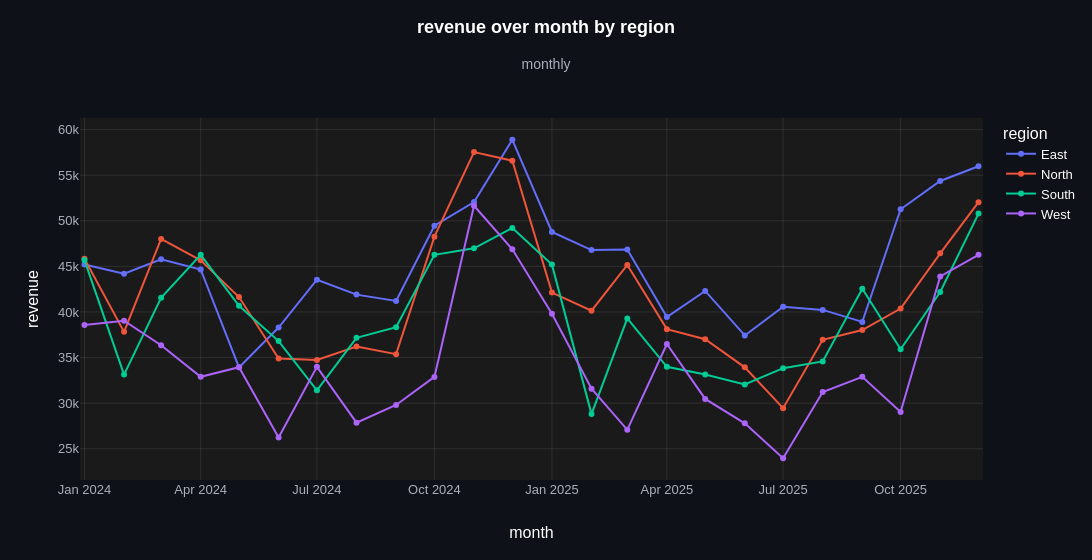

The code cell stored with this chart in its notebook:
### Markdown cell above
**`color`** (`str or None, default None`): the column that splits the rows into one
line per value (long format). Monthly revenue per customer region, stacked in one
column as a `GROUP BY month, region` returns it.

### Code cell
by_region = db.sql("""
    SELECT date_trunc('month', order_date) AS month, region, SUM(revenue) AS revenue
    FROM orders JOIN customers USING (customer_id)
    GROUP BY month, region
    ORDER BY month, region
""").pl()

ev.line_plot(by_region, "month", "revenue", color="region")

### Figure 1 — Plotly figure (JSON) as saved in the notebook; plotly's stock layout.template omitted (floating-point values rounded to 4 significant figures)
{"data": [{"cliponaxis": false, "connectgaps": false, "hovertemplate": "%{hovertext}<extra></extra>", "hovertext": ["East: <b>45.21k</b>", "East: <b>44.18k</b>", "East: <b>45.77k</b>", "East: <b>44.66k</b>", "East: <b>33.93k</b>", "East: <b>38.29k</b>", "East: <b>43.54k</b>", "East: <b>41.9k</b>", "East: <b>41.2k</b>", "East: <b>49.46k</b>", "East: <b>52.06k</b>", "East: <b>58.87k</b>", "East: <b>48.77k</b>", "East: <b>46.78k</b>", "East: <b>46.84k</b>", "East: <b>39.44k</b>", "East: <b>42.3k</b>", "East: <b>37.43k</b>", "East: <b>40.58k</b>", "East: <b>40.23k</b>", "East: <b>38.91k</b>", "East: <b>51.26k</b>", "East: <b>54.36k</b>", "East: <b>55.97k</b>"], "legendgroup": "East", "legendrank": 1, "line": {"color": "#636EFA", "shape": "linear", "width": 2}, "marker": {"color": "#636EFA", "size": 6}, "meta": {"group": "East", "role": "data"}, "mode": "lines+markers", "name": "East", "showlegend": true, "type": "scatter", "x": ["2024-01-01T00:00:00", "2024-02-01T00:00:00", "2024-03-01T00:00:00", "2024-04-01T00:00:00", "2024-05-01T00:00:00", "2024-06-01T00:00:00", "2024-07-01T00:00:00", "2024-08-01T00:00:00", "2024-09-01T00:00:00", "2024-10-01T00:00:00", "2024-11-01T00:00:00", "2024-12-01T00:00:00", "2025-01-01T00:00:00", "2025-02-01T00:00:00", "2025-03-01T00:00:00", "2025-04-01T00:00:00", "2025-05-01T00:00:00", "2025-06-01T00:00:00", "2025-07-01T00:00:00", "2025-08-01T00:00:00", "2025-09-01T00:00:00", "2025-10-01T00:00:00", "2025-11-01T00:00:00", "2025-12-01T00:00:00"], "y": [45210.0, 44180.0, 45770.0, 44660.0, 33930.0, 38290.0, 43540.0, 41900.0, 41200.0, 49460.0, 52060.0, 58870.0, 48770.0, 46780.0, 46840.0, 39440.0, 42300.0, 37430.0, 40580.0, 40230.0, 38910.0, 51260.0, 54360.0, 55970.0]}, {"cliponaxis": false, "connectgaps": false, "hovertemplate": "%{hovertext}<extra></extra>", "hovertext": ["North: <b>45.83k</b>", "North: <b>37.82k</b>", "North: <b>48.01k</b>", "North: <b>45.66k</b>", "North: <b>41.63k</b>", "North: <b>34.9k</b>", "North: <b>34.74k</b>", "North: <b>36.2k</b>", "North: <b>35.37k</b>", "North: <b>48.26k</b>", "North: <b>57.53k</b>", "North: <b>56.59k</b>", "North: <b>42.13k</b>", "North: <b>40.13k</b>", "North: <b>45.15k</b>", "North: <b>38.11k</b>", "North: <b>37.01k</b>", "North: <b>33.93k</b>", "North: <b>29.45k</b>", "North: <b>36.94k</b>", "North: <b>38.02k</b>", "North: <b>40.38k</b>", "North: <b>46.43k</b>", "North: <b>52.04k</b>"], "legendgroup": "North", "legendrank": 2, "line": {"color": "#EF553B", "shape": "linear", "width": 2}, "marker": {"color": "#EF553B", "size": 6}, "meta": {"group": "North", "role": "data"}, "mode": "lines+markers", "name": "North", "showlegend": true, "type": "scatter", "x": ["2024-01-01T00:00:00", "2024-02-01T00:00:00", "2024-03-01T00:00:00", "2024-04-01T00:00:00", "2024-05-01T00:00:00", "2024-06-01T00:00:00", "2024-07-01T00:00:00", "2024-08-01T00:00:00", "2024-09-01T00:00:00", "2024-10-01T00:00:00", "2024-11-01T00:00:00", "2024-12-01T00:00:00", "2025-01-01T00:00:00", "2025-02-01T00:00:00", "2025-03-01T00:00:00", "2025-04-01T00:00:00", "2025-05-01T00:00:00", "2025-06-01T00:00:00", "2025-07-01T00:00:00", "2025-08-01T00:00:00", "2025-09-01T00:00:00", "2025-10-01T00:00:00", "2025-11-01T00:00:00", "2025-12-01T00:00:00"], "y": [45830.0, 37820.0, 48010.0, 45660.0, 41630.0, 34900.0, 34740.0, 36200.0, 35370.0, 48260.0, 57530.0, 56590.0, 42130.0, 40130.0, 45150.0, 38110.0, 37010.0, 33930.0, 29450.0, 36940.0, 38020.0, 40380.0, 46430.0, 52040.0]}, {"cliponaxis": false, "connectgaps": false, "hovertemplate": "%{hovertext}<extra></extra>", "hovertext": ["South: <b>45.69k</b>", "South: <b>33.13k</b>", "South: <b>41.56k</b>", "South: <b>46.27k</b>", "South: <b>40.67k</b>", "South: <b>36.8k</b>", "South: <b>31.41k</b>", "South: <b>37.16k</b>", "South: <b>38.34k</b>", "South: <b>46.26k</b>", "South: <b>46.98k</b>", "South: <b>49.21k</b>", "South: <b>45.19k</b>", "South: <b>28.8k</b>", "South: <b>39.29k</b>", "South: <b>33.98k</b>", "South: <b>33.15k</b>", "South: <b>32.05k</b>", "South: <b>33.84k</b>", "South: <b>34.58k</b>", "South: <b>42.54k</b>", "South: <b>35.91k</b>", "South: <b>42.18k</b>", "South: <b>50.79k</b>"], "legendgroup": "South", "legendrank": 3, "line": {"color": "#00CC96", "shape": "linear", "width": 2}, "marker": {"color": "#00CC96", "size": 6}, "meta": {"group": "South", "role": "data"}, "mode": "lines+markers", "name": "South", "showlegend": true, "type": "scatter", "x": ["2024-01-01T00:00:00", "2024-02-01T00:00:00", "2024-03-01T00:00:00", "2024-04-01T00:00:00", "2024-05-01T00:00:00", "2024-06-01T00:00:00", "2024-07-01T00:00:00", "2024-08-01T00:00:00", "2024-09-01T00:00:00", "2024-10-01T00:00:00", "2024-11-01T00:00:00", "2024-12-01T00:00:00", "2025-01-01T00:00:00", "2025-02-01T00:00:00", "2025-03-01T00:00:00", "2025-04-01T00:00:00", "2025-05-01T00:00:00", "2025-06-01T00:00:00", "2025-07-01T00:00:00", "2025-08-01T00:00:00", "2025-09-01T00:00:00", "2025-10-01T00:00:00", "2025-11-01T00:00:00", "2025-12-01T00:00:00"], "y": [45690.0, 33130.0, 41560.0, 46270.0, 40670.0, 36800.0, 31410.0, 37160.0, 38340.0, 46260.0, 46980.0, 49210.0, 45190.0, 28800.0, 39290.0, 33980.0, 33150.0, 32050.0, 33840.0, 34580.0, 42540.0, 35910.0, 42180.0, 50790.0]}, {"cliponaxis": false, "connectgaps": false, "hovertemplate": "%{hovertext}<extra></extra>", "hovertext": ["West: <b>38.56k</b>", "West: <b>39.04k</b>", "West: <b>36.35k</b>", "West: <b>32.89k</b>", "West: <b>33.94k</b>", "West: <b>26.22k</b>", "West: <b>33.98k</b>", "West: <b>27.86k</b>", "West: <b>29.8k</b>", "West: <b>32.88k</b>", "West: <b>51.64k</b>", "West: <b>46.87k</b>", "West: <b>39.79k</b>", "West: <b>31.59k</b>", "West: <b>27.08k</b>", "West: <b>36.49k</b>", "West: <b>30.46k</b>", "West: <b>27.79k</b>", "West: <b>23.97k</b>", "West: <b>31.21k</b>", "West: <b>32.88k</b>", "West: <b>29.03k</b>", "West: <b>43.89k</b>", "West: <b>46.26k</b>"], "legendgroup": "West", "legendrank": 4, "line": {"color": "#AB63FA", "shape": "linear", "width": 2}, "marker": {"color": "#AB63FA", "size": 6}, "meta": {"group": "West", "role": "data"}, "mode": "lines+markers", "name": "West", "showlegend": true, "type": "scatter", "x": ["2024-01-01T00:00:00", "2024-02-01T00:00:00", "2024-03-01T00:00:00", "2024-04-01T00:00:00", "2024-05-01T00:00:00", "2024-06-01T00:00:00", "2024-07-01T00:00:00", "2024-08-01T00:00:00", "2024-09-01T00:00:00", "2024-10-01T00:00:00", "2024-11-01T00:00:00", "2024-12-01T00:00:00", "2025-01-01T00:00:00", "2025-02-01T00:00:00", "2025-03-01T00:00:00", "2025-04-01T00:00:00", "2025-05-01T00:00:00", "2025-06-01T00:00:00", "2025-07-01T00:00:00", "2025-08-01T00:00:00", "2025-09-01T00:00:00", "2025-10-01T00:00:00", "2025-11-01T00:00:00", "2025-12-01T00:00:00"], "y": [38560.0, 39040.0, 36350.0, 32890.0, 33940.0, 26220.0, 33980.0, 27860.0, 29800.0, 32880.0, 51640.0, 46870.0, 39790.0, 31590.0, 27080.0, 36490.0, 30460.0, 27790.0, 23970.0, 31210.0, 32880.0, 29030.0, 43890.0, 46260.0]}], "layout": {"height": 560, "hovermode": "x unified", "legend": {"title": {"text": "region"}, "traceorder": "normal"}, "margin": {"t": 118}, "showlegend": true, "title": {"subtitle": {"text": "monthly"}, "text": "<b>revenue over month by region</b>"}, "width": 1400, "xaxis": {"range": ["2023-12-28T12:00:00", "2025-12-04T12:00:00"], "title": {"text": "month"}, "type": "date", "unifiedhovertitle": {"text": "%{x|%b %Y}"}}, "yaxis": {"title": {"text": "revenue"}}}}
